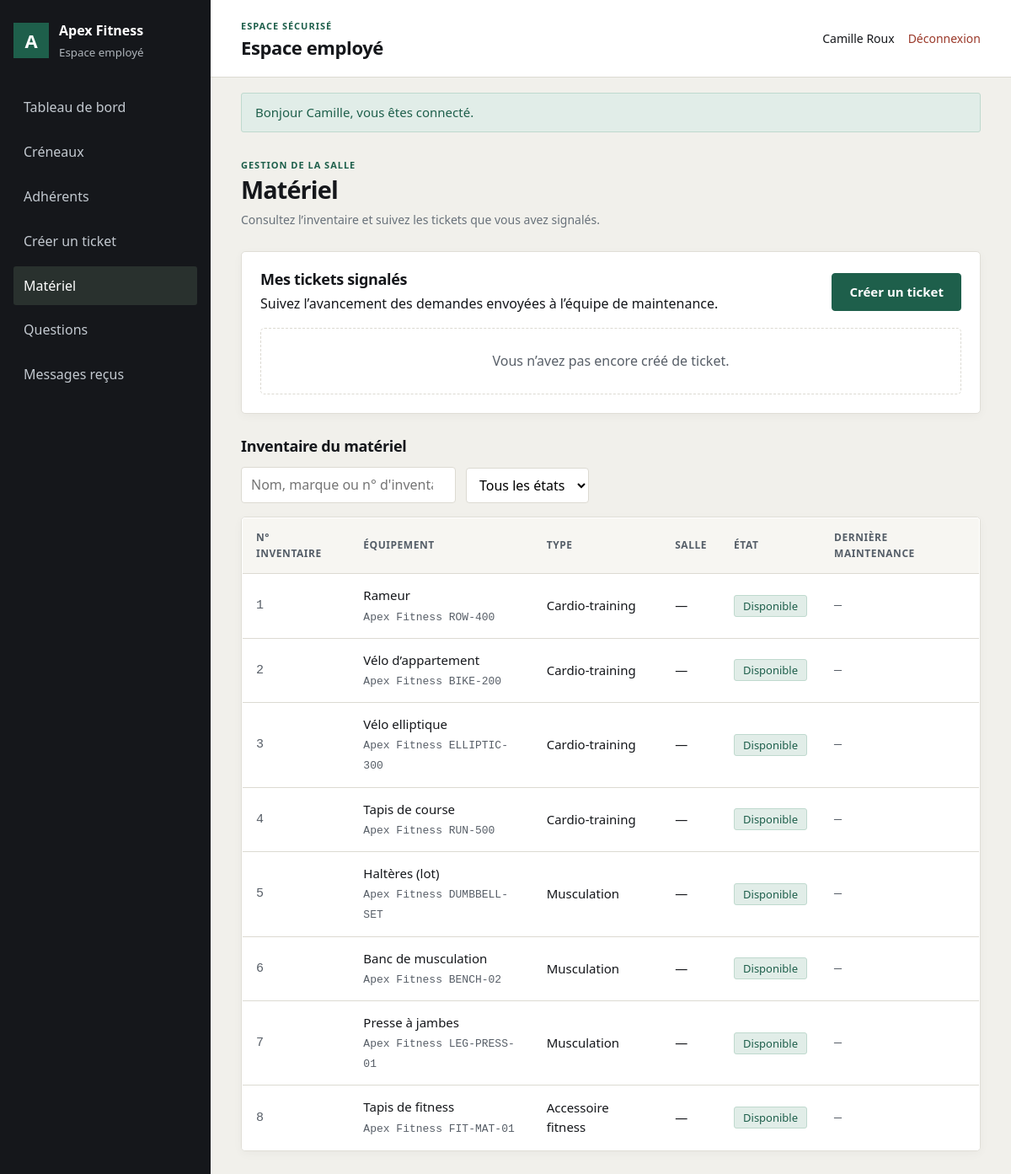
The app's page /index.php?route=employe/espace.php&onglet=materiel (signed in) with its own data.
### tables this page shows
CREATE TABLE utilisateur (
  NumUsers           INT AUTO_INCREMENT PRIMARY KEY,
  nomUsers           VARCHAR(60)  NOT NULL,
  prenomUsers        VARCHAR(60)  NOT NULL,
  mailUsers          VARCHAR(150) NOT NULL UNIQUE,
  telUsers           VARCHAR(20),
  passwordUsers      VARCHAR(255) NOT NULL,
  Date_CreationUsers DATETIME NOT NULL DEFAULT CURRENT_TIMESTAMP
);

CREATE TABLE equipement (
  Numequip                  INT AUTO_INCREMENT PRIMARY KEY,
  nomequip                  VARCHAR(80) NOT NULL,
  marque                    VARCHAR(60),
  modele                    VARCHAR(60),
  date_achatequip           DATE,
  prix_achatequip           DECIMAL(9,2),
  date_derniere_maintenance DATE,
  Numtypeequip              INT NOT NULL,
  NumUsers_fourn            INT NOT NULL,
  Numstatut                 INT NOT NULL,
  FOREIGN KEY (Numtypeequip)   REFERENCES type_equipement(Numtypeequip),
  FOREIGN KEY (NumUsers_fourn) REFERENCES fournisseur(NumUsers),
  FOREIGN KEY (Numstatut)      REFERENCES etat_equipement(Numstatut)
);

CREATE TABLE type_equipement (
  Numtypeequip     INT AUTO_INCREMENT PRIMARY KEY,
  libelletypeequip VARCHAR(60) NOT NULL,
  descriptionequip TEXT
);

CREATE TABLE statut (
  Numstatut      INT AUTO_INCREMENT PRIMARY KEY,
  libelle_statut VARCHAR(40) NOT NULL,
  type_statut    ENUM('EQUIPEMENT','MAINTENANCE') NOT NULL
);

### public/index.php (called while the page is built, shortened)
<?php
require_once __DIR__ . '/../config/function.php';
$requestPath = parse_url($_SERVER['REQUEST_URI'] ?? '/', PHP_URL_PATH);
$queryRoute = $_GET['route'] ?? null;
$requestPath = rawurldecode($requestPath);
$route = $queryRoute !== null ? rawurldecode($queryRoute) : trim($requestPath, '/');
$page = realpath(__DIR__ . '/' . $pages[$route]);
require $page;

### config/function.php (called while the page is built, shortened)
<?php
function db(): PDO
{
    static $pdo = null;
    if ($pdo === null) {
        $dsn = sprintf('mysql:host=%s;port=%d;dbname=%s;charset=utf8mb4', DB_HOST, DB_PORT, DB_NAME);
        try {
            $pdo = new PDO($dsn, DB_USER, DB_PASS, [
                PDO::ATTR_ERRMODE => PDO::ERRMODE_EXCEPTION,
                PDO::ATTR_DEFAULT_FETCH_MODE => PDO::FETCH_ASSOC,
                PDO::ATTR_EMULATE_PREPARES => false,
            ]);
        } catch (PDOException $exception) {
            http_response_code(500);
            exit('Connexion à la base impossible. Vérifiez config/config.php. Détail : ' . $exception->getMessage());
        }
    }
    return $pdo;
}
function e(?string $value): string
{
    return htmlspecialchars((string) $value, ENT_QUOTES | ENT_SUBSTITUTE, 'UTF-8');
}
function url(string $path): string
{
    $base = APP_BASE;
    if ($base === '') {
        $publicRoot = realpath(__DIR__ . '/../public');
        $webRoot = isset($_SERVER['DOCUMENT_ROOT']) ? realpath($_SERVER['DOCUMENT_ROOT']) : false;
        if ($publicRoot !== false && $webRoot !== false) {
            $webRoot = rtrim($webRoot, DIRECTORY_SEPARATOR);
        }
    }
    $base = rtrim($base, '/');
    $urlParts = parse_url($path);
    $route = ltrim($urlParts['path'] ?? '', '/');
    $query = [];
    if (isset($urlParts['query'])) {
        parse_str($urlParts['query'], $query);
    }
    if ($route === '') {
        return $base . '/';
    }
    if (str_starts_with($route, 'assets/')) {
        $assetUrl = $base . '/' . $route;
        return $assetUrl . (isset($urlParts['query']) ? '?' . $urlParts['query'] : '');
    }
    return $base . '/index.php?' . http_build_query(['route' => $route] + $query);
}
function flashs(): array
{
    $messages = $_SESSION['flash'] ?? [];
    return $messages;
}
function dateFr(?string $date, bool $withTime = false): string
{
    if (!$date) {
        return '&mdash;';
    }
    return date($withTime ? 'd/m/Y \a\ H\hi' : 'd/m/Y', strtotime($date));
}
function connecte(): bool
{
    return isset($_SESSION['user']);
}
function utilisateur(): ?array
{
    return $_SESSION['user'] ?? null;
}
function a_role(string $role): bool
{
    return connecte() && in_array($role, $_SESSION['user']['roles'], true);
}
function fonction_employe(?int $numUsers = null): ?string
{
    $numUsers ??= (int) utilisateur()['NumUsers'];
    $query = db()->prepare(
        'SELECT f.libellefonc
         FROM employe e JOIN fonction f ON f.Numfonc = e.Numfonc
         WHERE e.NumUsers = ?'
    );
    $query->execute([$numUsers]);
    return $query->fetchColumn() ?: null;
}
function est_technicien_maintenance(): bool
{
    return a_role('EMPLOYE') && fonction_employe() === 'Technicien maintenance';
}

### employe/espace.php (the view, shortened to what this page needs)
<?php
require_once __DIR__ . '/../config/function.php';
$moi    = utilisateur()['NumUsers'];
$onglet = $_GET['onglet'] ?? 'tableau';
$pdo    = db();
$maintenance = est_technicien_maintenance();
$pdo->exec(
  'CREATE TABLE IF NOT EXISTS intervention (
    Numintervention INT AUTO_INCREMENT PRIMARY KEY,
    date_intervention DATETIME NOT NULL DEFAULT CURRENT_TIMESTAMP,
    commentaire TEXT NULL,
    Nummaint INT NOT NULL,
    NumUsers INT NOT NULL,
    Numstatut INT NOT NULL,
    FOREIGN KEY (Nummaint) REFERENCES demande_maintenance(Nummaint) ON DELETE CASCADE,
    FOREIGN KEY (NumUsers) REFERENCES employe(NumUsers),
    FOREIGN KEY (Numstatut) REFERENCES statut_maintenance(Numstatut)
  ) ENGINE=InnoDB'
);
$stats = [
    'adherents' => (int) $pdo->query(
    "SELECT COUNT(*) FROM adherent WHERE Date_finadh IS NULL OR Date_finadh >= CURDATE()"
  )->fetchColumn(),
    'reservations' => (int) $pdo->query(
        "SELECT COUNT(*) FROM reservation r JOIN activite a ON a.Numactivite=r.Numactivite
         WHERE DATE(a.date_heure_debut)=CURDATE() AND r.statut_reservation<>'Annulee'"
    )->fetchColumn(),
    'creneaux' => (int) $pdo->query(
        'SELECT COUNT(*) FROM activite WHERE DATE(date_heure_debut)=CURDATE()'
    )->fetchColumn(),
    'dispo' => (int) $pdo->query(
        "SELECT COUNT(*) FROM equipement e JOIN statut s ON s.Numstatut=e.Numstatut WHERE s.libelle_statut='Disponible'")->fetchColumn(),
    'maint' => (int) $pdo->query(
        "SELECT COUNT(*) FROM equipement e JOIN statut s ON s.Numstatut=e.Numstatut WHERE s.libelle_statut='Maintenance'")->fetchColumn(),
    'hs' => (int) $pdo->query(
        "SELECT COUNT(*) FROM equipement e JOIN statut s ON s.Numstatut=e.Numstatut WHERE s.libelle_statut='Hors service'")->fetchColumn(),
];
$remplissage = $pdo->query(
  "SELECT a.*, a.titre AS libelleact,
      (SELECT COUNT(*) FROM reservation r
       WHERE r.Numactivite = a.Numactivite AND r.statut_reservation <> 'Annulee') AS places_prises
   FROM activite a
   WHERE DATE(a.date_heure_debut) = CURDATE()
   ORDER BY a.date_heure_debut"
)->fetchAll();
$adherents = $pdo->query(
  "SELECT ad.*, u.nomUsers, u.prenomUsers, u.mailUsers, u.telUsers,
      CASE WHEN ad.Date_finadh IS NULL OR ad.Date_finadh >= CURDATE()
         THEN 'Actif' ELSE 'Expire' END AS statut_adherent,
      (SELECT abo.libelle_abo
       FROM souscrire su
       JOIN abonnement abo ON abo.Numabo = su.Numabo
       WHERE su.NumUsers = ad.NumUsers AND su.statut_souscription = 'En cours'
       ORDER BY su.date_debut DESC LIMIT 1) AS libelle_abo
   FROM adherent ad
   JOIN utilisateur u ON u.NumUsers = ad.NumUsers
   ORDER BY u.nomUsers, u.prenomUsers"
)->fetchAll();
$equipements = $pdo->query(
  "SELECT eq.*, eq.Numequip AS num_inventaire, t.libelletypeequip,
      NULL AS nomsalle, st.libelle_statut
     FROM equipement eq
     JOIN type_equipement t ON t.Numtypeequip = eq.Numtypeequip
     JOIN statut st ON st.Numstatut = eq.Numstatut
   ORDER BY eq.Numequip"
)->fetchAll();
$maintenances = $pdo->query(
  "SELECT d.*, eq.Numequip AS num_inventaire, eq.nomequip, st.libelle_statut,
      CASE st.libelle_statut
        WHEN 'Ouverte' THEN 1
        WHEN 'En attente' THEN 2
        WHEN 'En cours' THEN 3
        WHEN 'En attente de piece' THEN 4
        WHEN 'À valider' THEN 5
        WHEN 'Terminee' THEN 6
        ELSE 0
      END AS ordre,
      u.nomUsers, u.prenomUsers, t.nomUsers AS technicien_nom, t.prenomUsers AS technicien_prenom
     FROM demande_maintenance d
     JOIN equipement eq ON eq.Numequip = d.Numequip
     JOIN statut st ON st.Numstatut = d.Numstatut
     JOIN statut_maintenance sm ON sm.Numstatut = d.Numstatut
     JOIN utilisateur u ON u.NumUsers = d.NumUsers
     LEFT JOIN utilisateur t ON t.NumUsers = d.NumUsers_technicien
   ORDER BY (d.NumUsers_technicien IS NULL) DESC, ordre, d.date_demandemaint DESC"
)->fetchAll();
$ticketsEmploye = array_values(array_filter(
  $maintenances,
  static fn(array $ticket): bool => (int) $ticket['NumUsers'] === (int) $moi
));
$employeUser = utilisateur();
$flashMessages = flashs();
$titresOnglets = [
  'tableau' => 'Tableau de bord',
  'creneaux' => 'Créneaux',
  'adherents' => 'Adhérents',
  'creer-ticket' => 'Créer un ticket',
  'materiel' => 'Matériel',
  'maintenance' => 'Gestion des tickets',
  'faq' => 'Questions',
  'messages' => 'Messages reçus',
];
?>
<!DOCTYPE html>
<html lang="fr">
<head>
  <link rel="stylesheet" href="<?= e(url('assets/css/style.css')) ?>">
  <link rel="stylesheet" href="<?= e(url('assets/css/pages/admin.css')) ?>">
</head>
<body class="admin-page employee-page">
<div class="admin-shell">
  <aside class="admin-sidebar">
    <a class="admin-brand" href="<?= e(url('employe/espace.php?onglet=' . ($maintenance ? 'maintenance' : 'tableau'))) ?>">
      <span class="admin-brand-mark">A</span>
      <span><strong>Apex Fitness</strong><small><?= $maintenance ? 'Maintenance' : 'Espace employé' ?></small></span>
    </a>
    <nav class="admin-navigation" aria-label="<?= $maintenance ? 'Menu maintenance' : 'Menu employé' ?>">
      <?php foreach ($titresOnglets as $cle => $lib): ?>
        <?php if (($maintenance && $cle !== 'maintenance') || (!$maintenance && $cle === 'maintenance')) continue; ?>
        <a href="<?= e(url('employe/espace.php?onglet=' . $cle)) ?>" <?= $onglet === $cle ? 'aria-current="page"' : '' ?>><?= e($lib) ?></a>
      <?php endforeach; ?>
    </nav>
  </aside>
  <div class="admin-main">
    <div class="admin-topbar">
      <div>
        <p class="admin-eyebrow">ESPACE SÉCURISÉ</p>
        <h1><?= $maintenance ? 'Maintenance' : 'Espace employé' ?></h1>
      </div>
      <div class="admin-account">
        <span><?= e(($employeUser['prenomUsers'] ?? '') . ' ' . ($employeUser['nomUsers'] ?? '')) ?></span>
        <a href="<?= e(url('utilisateur/deconnexion.php')) ?>">Déconnexion</a>
      </div>
    </div>
    <?php if ($flashMessages): ?>
      <div class="admin-flashes">
        <?php foreach ($flashMessages as $message): ?>
          <p class="flash flash-<?= e($message['type']) ?>"><?= e($message['message']) ?></p>
        <?php endforeach; ?>
      </div>
    <?php endif; ?>
    <main class="admin-content">
      <div class="admin-heading">
        <div>
          <p class="admin-eyebrow"><?= $maintenance ? 'SUIVI DES INTERVENTIONS' : 'GESTION DE LA SALLE' ?></p>
          <h2><?= e($titresOnglets[$onglet] ?? 'Espace employé') ?></h2>
          <p class="employee-page-description"><?= e([
            'tableau' => 'Retrouvez en un coup d’œil les indicateurs et l’activité du club aujourd’hui.',
            'creneaux' => 'Planifiez les séances et consultez leur occupation.',
            'adherents' => 'Consultez les informations et le statut des adhérents.',
            'creer-ticket' => 'Signalez un problème matériel à l’équipe de maintenance.',
            'materiel' => 'Consultez l’inventaire et suivez les tickets que vous avez signalés.',
            'maintenance' => 'Suivez les demandes et consignez chaque intervention.',
            'faq' => 'Répondez aux questions et gérez les contenus de la FAQ.',
            'messages' => 'Consultez les échanges et répondez aux adhérents.',
          ][$onglet] ?? '') ?></p>
        </div>
      </div>
<?php if ($onglet === 'tableau'): ?>
  <div class="compteurs">
    <div class="compteur"><div class="v"><?= $stats['adherents'] ?></div><div class="k">adhérents actifs</div></div>
    <div class="compteur"><div class="v"><?= $stats['reservations'] ?></div><div class="k">réservations aujourd'hui</div></div>
    <div class="compteur"><div class="v"><?= $stats['creneaux'] ?></div><div class="k">créneaux aujourd'hui</div></div>
    <div class="compteur"><div class="v"><?= $stats['dispo'] ?></div><div class="k">matériel disponible</div></div>
    <div class="compteur warn"><div class="v"><?= $stats['maint'] ?></div><div class="k">en maintenance</div></div>
    <div class="compteur bad"><div class="v"><?= $stats['hs'] ?></div><div class="k">hors service</div></div>
  </div>
  <div class="barres">
    <h2 style="font-size:17px">Taux de remplissage du jour</h2>
    <?php if (!$remplissage): ?>
      <p class="muted">Aucun créneau programmé aujourd'hui.</p>
    <?php else: foreach ($remplissage as $r):
        $pct = $r['capacite_max'] > 0 ? round($r['places_prises'] / $r['capacite_max'] * 100) : 0; ?>
      <div class="barre">
        <span><?= e($r['libelleact']) ?></span>
        <span class="piste"><span class="part" style="width:<?= $pct ?>%"></span></span>
        <span class="n"><?= (int) $r['places_prises'] ?>/<?= (int) $r['capacite_max'] ?></span>
      </div>
    <?php endforeach; endif; ?>
  </div>
<?php elseif ($onglet === 'creneaux'): ?>
  <?php $mode = 'employe'; require __DIR__ . '/../planning/view/planning.php'; ?>
<?php elseif ($onglet === 'materiel'): ?>
  <section class="carte" style="margin-bottom:22px">
    <div style="display:flex;justify-content:space-between;align-items:center;gap:16px;flex-wrap:wrap">
      <div>
        <h3 style="margin:0 0 6px">Mes tickets signalés</h3>
        <p style="margin:0">Suivez l’avancement des demandes envoyées à l’équipe de maintenance.</p>
      </div>
      <a class="btn btn-vert" href="<?= e(url('employe/espace.php?onglet=creer-ticket')) ?>">Créer un ticket</a>
    </div>
    <?php if (!$ticketsEmploye): ?>
      <p class="vide" style="margin-top:16px">Vous n’avez pas encore créé de ticket.</p>
    <?php endif; ?>
  </section>
  <h3 style="margin:28px 0 14px">Inventaire du matériel</h3>
  <div class="barre-outils">
    <input type="search" data-filtre="#t-materiel" placeholder="Nom, marque ou n° d'inventaire" aria-label="Rechercher du matériel">
    <select data-filtre="#t-materiel" data-colonne="4" aria-label="Filtrer par état">
      <option value="">Tous les états</option>
    </select>
  </div>
  <div class="table-scroll">
    <table class="tableau" id="t-materiel">
      <thead><tr><th>N° inventaire</th><th>Équipement</th><th>Type</th><th>Salle</th><th>État</th><th>Dernière maintenance</th></tr></thead>
      <tbody>
      <?php foreach ($equipements as $eq):
          $cls = $eq['libelle_statut'] === 'Disponible' ? 'tag-ok'
               : ($eq['libelle_statut'] === 'Maintenance' ? 'tag-warn' : 'tag-bad'); ?>
        <tr>
          <td class="mono"><?= e($eq['num_inventaire']) ?></td>
          <td><?= e($eq['nomequip']) ?><br><span class="mono"><?= e($eq['marque'] . ' ' . $eq['modele']) ?></span></td>
          <td><?= e($eq['libelletypeequip']) ?></td>
          <td><?= e($eq['nomsalle'] ?? '—') ?></td>
          <td><span class="tag <?= $cls ?>"><?= e($eq['libelle_statut']) ?></span></td>
          <td class="mono"><?= dateFr($eq['date_derniere_maintenance']) ?></td>
        </tr>
      <?php endforeach; ?>
      </tbody>
    </table>
  </div>
<?php elseif ($onglet === 'messages'): ?>
  <?php require __DIR__ . '/../message_contact/view/admin-messages.php'; ?>
<?php endif; ?>
    </main>
  </div>
</div>
</body>
</html>

### records on screen
utilisateur: prenomUsers+nomUsers "Camille Roux"
equipement: Numequip "1", nomequip "Rameur", marque+modele "Apex Fitness ROW-400", Numtypeequip.libelletypeequip "Cardio-training", nomsalle "—", statut.libelle_statut "Disponible", date_derniere_maintenance "—"
equipement: Numequip "2", nomequip "Vélo d’appartement", marque+modele "Apex Fitness BIKE-200", Numtypeequip.libelletypeequip "Cardio-training", nomsalle "—", statut.libelle_statut "Disponible", date_derniere_maintenance "—"
equipement: Numequip "3", nomequip "Vélo elliptique", marque+modele "Apex Fitness ELLIPTIC-300", Numtypeequip.libelletypeequip "Cardio-training", nomsalle "—", statut.libelle_statut "Disponible", date_derniere_maintenance "—"
equipement: Numequip "4", nomequip "Tapis de course", marque+modele "Apex Fitness RUN-500", Numtypeequip.libelletypeequip "Cardio-training", nomsalle "—", statut.libelle_statut "Disponible", date_derniere_maintenance "—"
equipement: Numequip "5", nomequip "Haltères (lot)", marque+modele "Apex Fitness DUMBBELL-SET", Numtypeequip.libelletypeequip "Musculation", nomsalle "—", statut.libelle_statut "Disponible", date_derniere_maintenance "—"
equipement: Numequip "6", nomequip "Banc de musculation", marque+modele "Apex Fitness BENCH-02", Numtypeequip.libelletypeequip "Musculation", nomsalle "—", statut.libelle_statut "Disponible", date_derniere_maintenance "—"
equipement: Numequip "7", nomequip "Presse à jambes", marque+modele "Apex Fitness LEG-PRESS-01", Numtypeequip.libelletypeequip "Musculation", nomsalle "—", statut.libelle_statut "Disponible", date_derniere_maintenance "—"
equipement: Numequip "8", nomequip "Tapis de fitness", marque+modele "Apex Fitness FIT-MAT-01", Numtypeequip.libelletypeequip "Accessoire fitness", nomsalle "—", statut.libelle_statut "Disponible", date_derniere_maintenance "—"

### other values on screen
$lib "Tableau de bord"
$lib "Créneaux"
$lib "Adhérents"
$lib "Créer un ticket"
$lib "Matériel"
$lib "Questions"
$lib "Messages reçus"
$message['message'] "Bonjour Camille, vous êtes connecté."
$titresOnglets[$onglet] "Matériel"
